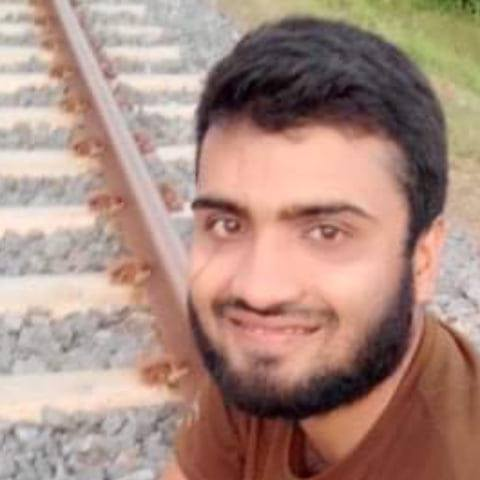
#> input picture objectDetection/photos/shakil/s3.jpg, 480 x 480 px
$ python main.py
#> lines starting #> are read from the running program, lines starting #| are printed output that depends on the picture
import cv2 as cv

img = cv.imread('photos/shakil/s3.jpg')
#> img is the input picture: shape (480, 480, 3); mean B, G, R 129.3, 140.7, 171.2


def rescalFrame(frame, scale=0.25):
#> called with scale = 0.25
    width = int(frame.shape[1]*scale)
#> width = 120
    height = int(frame.shape[0]*scale)
#> height = 120

    dimensions = (width,height)
#> dimensions = (120, 120)

    return cv.resize(frame, dimensions, interpolation=cv.INTER_AREA)

img = rescalFrame(img)
gray = cv.cvtColor(img, cv.COLOR_BGR2GRAY)
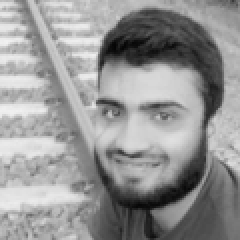
#> gray: shape (120, 120) (shown 2 times larger); min 5, max 241, mean 148.6

haar_cascade = cv.CascadeClassifier('haar_face.xml')
faces_rect = haar_cascade.detectMultiScale(img, scaleFactor=1.1, minNeighbors=1)
#> faces_rect = [[35, 30, 68, 68]]

print(f'Number of faces found = {len(faces_rect)}')
#| Number of faces found = 1

for (x,y,w,h) in faces_rect:
    cv.rectangle(img, (x,y), (x+w,y+h), (0,255,0), thickness=2)
#> this loop made 1 pass
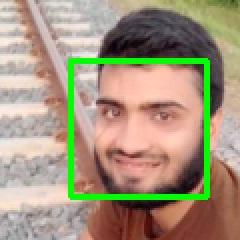
#> img: shape (120, 120, 3) (shown 2 times larger); mean B, G, R 124.1, 149.5, 163.7

cv.imshow('Detected Faces', img)

cv.waitKey(0)

$ run again, with objectDetection/photos/shakil/s1.jpg copied over objectDetection/photos/shakil/s3.jpg
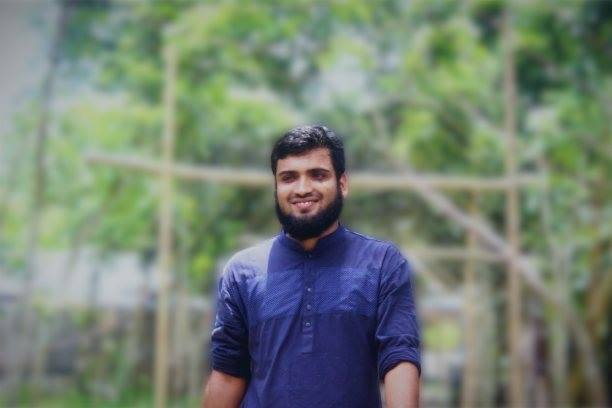
#> input picture objectDetection/photos/shakil/s1.jpg, 612 x 408 px
#> img is the input picture: shape (408, 612, 3); mean B, G, R 115.6, 129.6, 116.8
#> `gray = cv.cvtColor(img, cv.COLOR_BGR2GRAY)`:
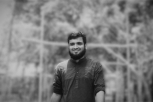
#> gray: shape (102, 153); min 15, max 200, mean 124.2
#> faces_rect = ()
#| Number of faces found = 0

$ run again, with objectDetection/photos/shakil/s2.jpg copied over objectDetection/photos/shakil/s3.jpg
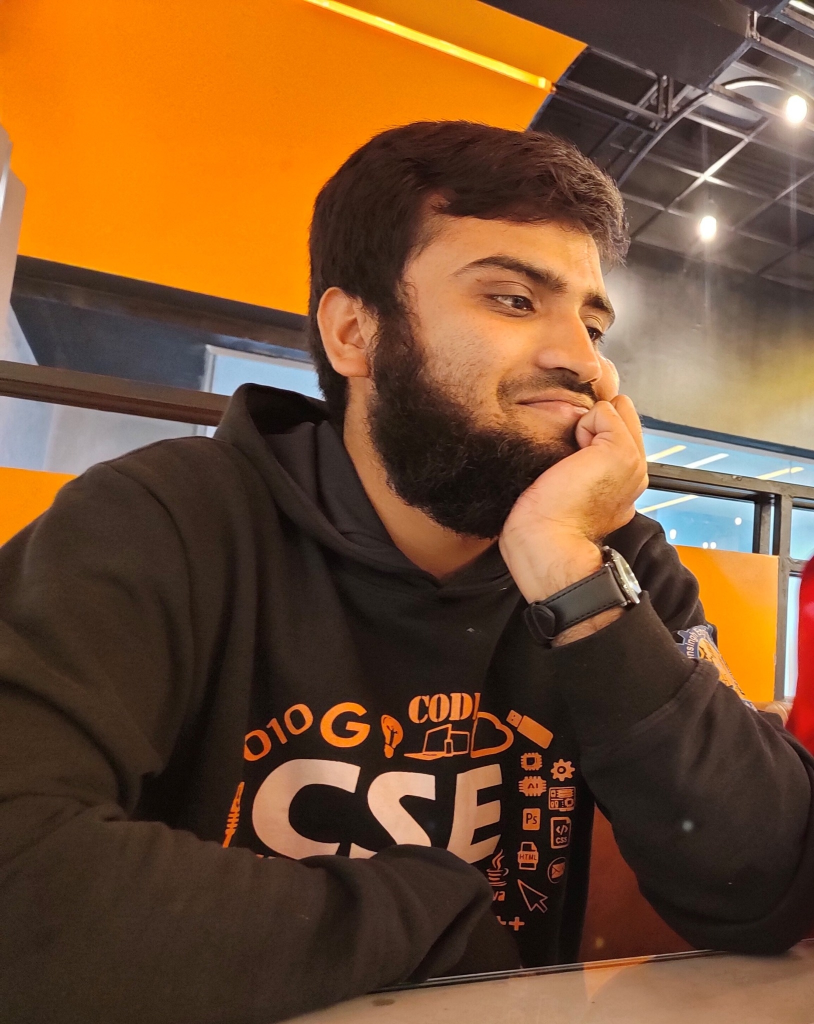
#> input picture objectDetection/photos/shakil/s2.jpg, 1628 x 2048 px (shown at 1/2 size)
#> img is the input picture: shape (2048, 1628, 3); mean B, G, R 48.1, 79.4, 117.3
#> `gray = cv.cvtColor(img, cv.COLOR_BGR2GRAY)`:
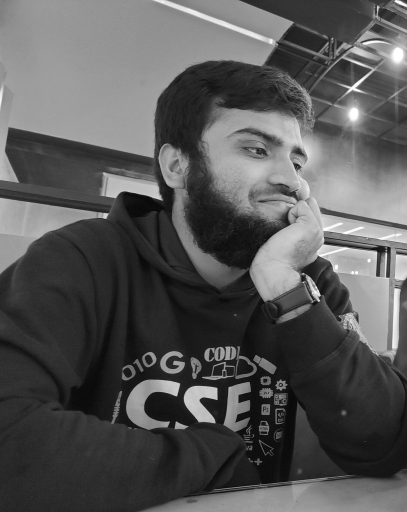
#> gray: shape (512, 407); min 8, max 255, mean 87.2
#> faces_rect = [[201, 87, 159, 159]]
#| Number of faces found = 1
#> the loop `for (x,y,w,h) in faces_rect:` made 1 pass
#> after the loop `for (x,y,w,h) in faces_rect:`:
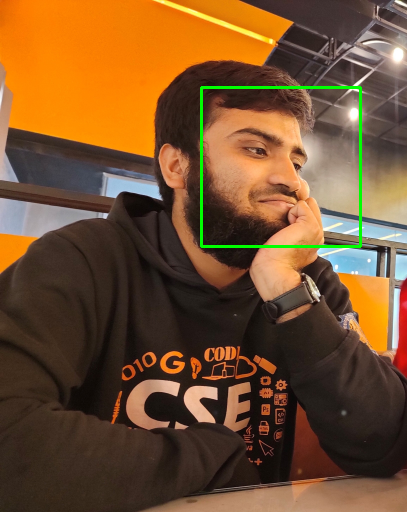
#> img: shape (512, 407, 3); mean B, G, R 47.5, 81, 116.3
